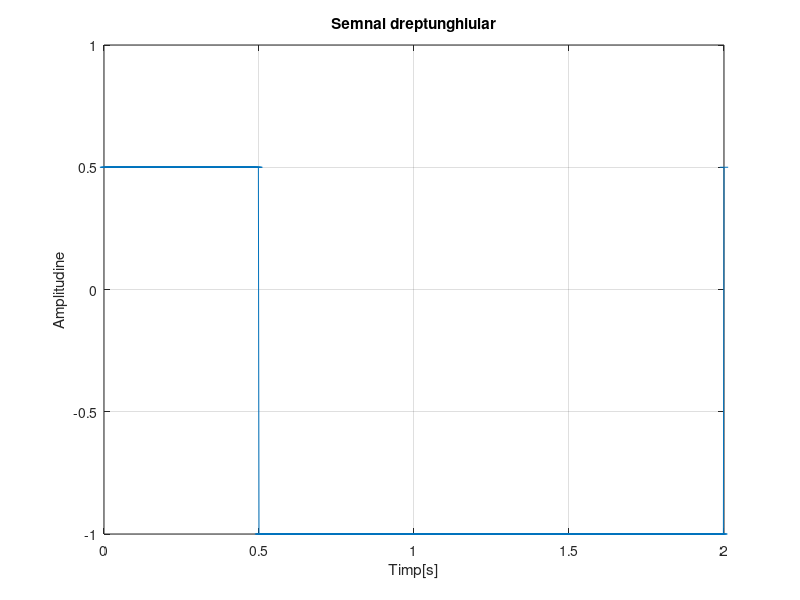
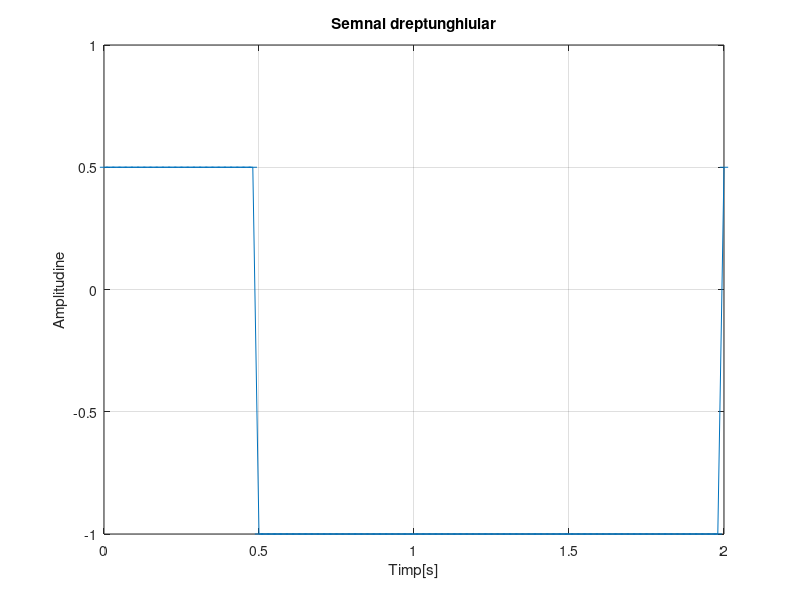
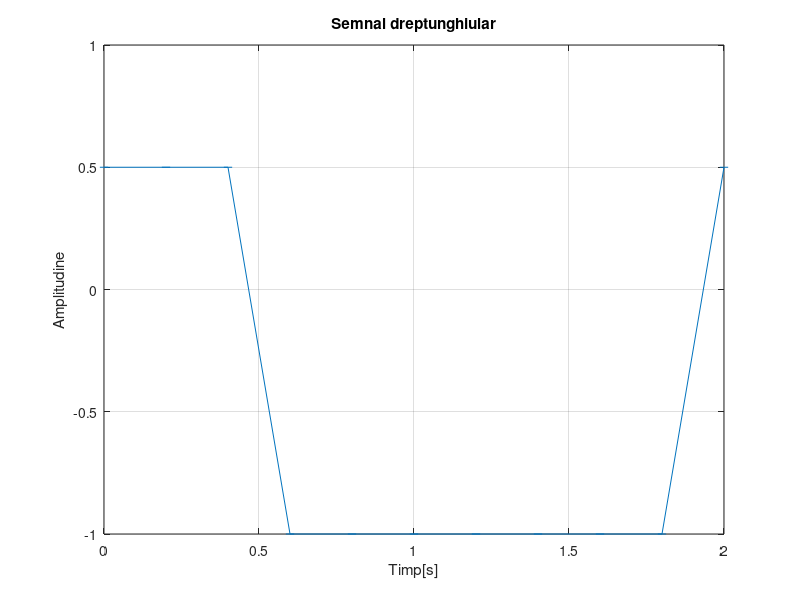

The MATLAB source for these figures, in order:
%Semnal dreptunghiular cu rezolutie temporara de 2ms 

figure(1)
t=0:0.002:2; %timpul de la 0 la 2 cu pasul de 2 ms
x=0.75*square(2*pi*0.5*t, 25)-0.25; % functia 'square' va afisa un semnal dreptunghiular cu factorul de umplere care va avea valoarea 0.25
%amplitudinea are valoarea 0.75
%componenta continua are valoarea -0.25
plot(t,x,'_-'),xlabel('Timp[s]'),ylabel('Amplitudine'),title('Semnal dreptunghiular'),grid; %afisarea graficului x=f(t)

%Semnal dreptunghiular cu rezolutie temporara de 20ms 

figure(2)
t=0:0.02:2; %timpul de la 0 la 2 cu pasul de 20 ms
x=0.75*square(2*pi*0.5*t, 25)-0.25; % functia 'square' va afisa un semnal dreptunghiular cu factorul de umplere cu valoarea de 0.25
%amplitudinea are valoarea 0.75
%componenta continua are valoarea -0.25
plot(t,x,'_-'),xlabel('Timp[s]'),ylabel('Amplitudine'),title('Semnal dreptunghiular'),grid; %se afiseaza graficul x=f(t)

%Semnal dreptunghiular cu rezolutie temporara de 200ms 

figure(3)
t=0:0.2:2; %timpul de la 0 la 2 cu pasul de 200 ms
x=0.75*square(2*pi*0.5*t, 25)-0.25; % functia 'square' va afisa un semnal dreptunghiular cu factorul de umplere cu valoarea de 0.25
%amplitudinea are valoarea 0.75
%componenta continua are valoarea -0.25
plot(t,x,'_-'),xlabel('Timp[s]'),ylabel('Amplitudine'),title('Semnal dreptunghiular'),grid; %se afiseaza graficul x=f(t)